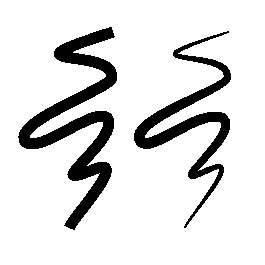
#> input picture input.png, 265 x 265 px
$ python phang1.py
#> lines starting #> are read from the running program, lines starting #| are printed output that depends on the picture; after the words box and inside, x2 and y2 are one past the last pixel; in counts of white or black regions, pixels touching at a corner belong together
import numpy as np
import cv2

   # Read the main image

inputImage = cv2.imread("input.png")
#> inputImage is the input picture: shape (265, 265, 3); 87% white; 2 black regions, box (x1, y1, x2, y2) and area: (18, 27, 117, 230) 5517, (134, 31, 231, 228) 3624
inputImageGray = cv2.cvtColor(inputImage, cv2.COLOR_BGR2GRAY)
edges = cv2.Canny(inputImageGray,150,200,apertureSize = 3)
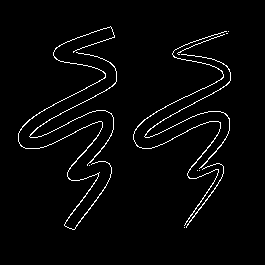
#> edges: shape (265, 265); 2.8% white in thin lines or dots, all inside (x1, y1, x2, y2) = (18, 26, 231, 230)
minLineLength = 30
maxLineGap = 5
lines = cv2.HoughLinesP(edges,cv2.HOUGH_PROBABILISTIC, np.pi/180, 30, minLineLength,maxLineGap)
#> lines = 48 rows, first 6: [48, 120, 57, 115], [201, 124, 207, 122], [98, 94, 107, 89], [209, 85, 217, 81], [166, 118, 171, 115], [162, 144, 173, 138]
for x in range(0, len(lines)):
    for x1,y1,x2,y2 in lines[x]:
        #cv2.line(inputImage,(x1,y1),(x2,y2),(0,128,0),2, cv2.LINE_AA)
        pts = np.array([[x1, y1 ], [x2 , y2]], np.int32)
        cv2.polylines(inputImage, [pts], True, (0,255,0))
#> this loop made 48 passes
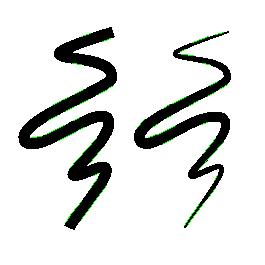
#> inputImage: shape (265, 265, 3); 0.81% of pixels changed, all inside (x1, y1, x2, y2) = (31, 32, 228, 226)

font = cv2.FONT_HERSHEY_SIMPLEX
#> font = 0
cv2.putText(inputImage,"Tracks Detected", (500, 250), font, 0.5, 255)
cv2.imshow("Trolley_Problem_Result", inputImage)
cv2.imshow('edge', edges)
cv2.waitKey(0)
